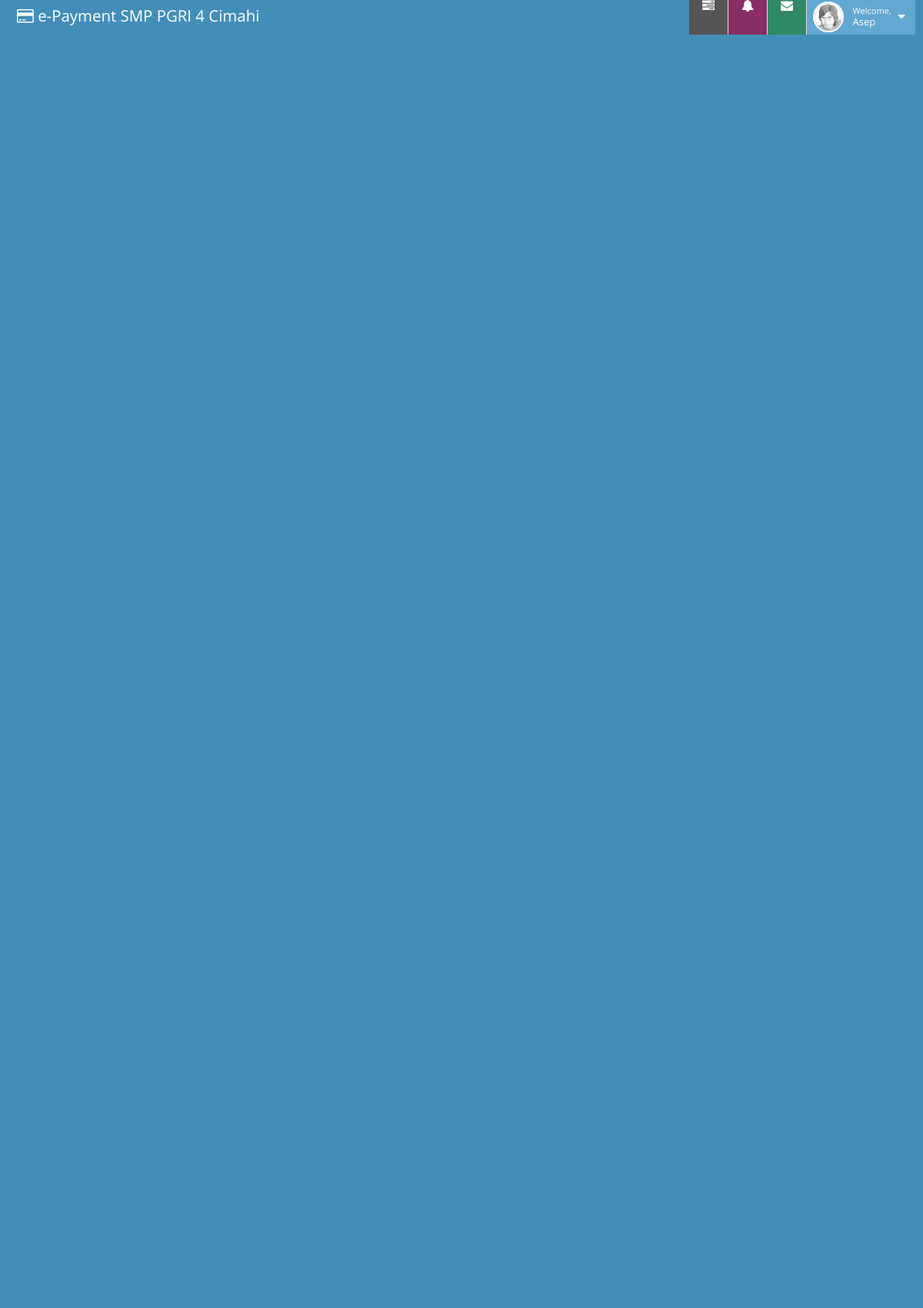
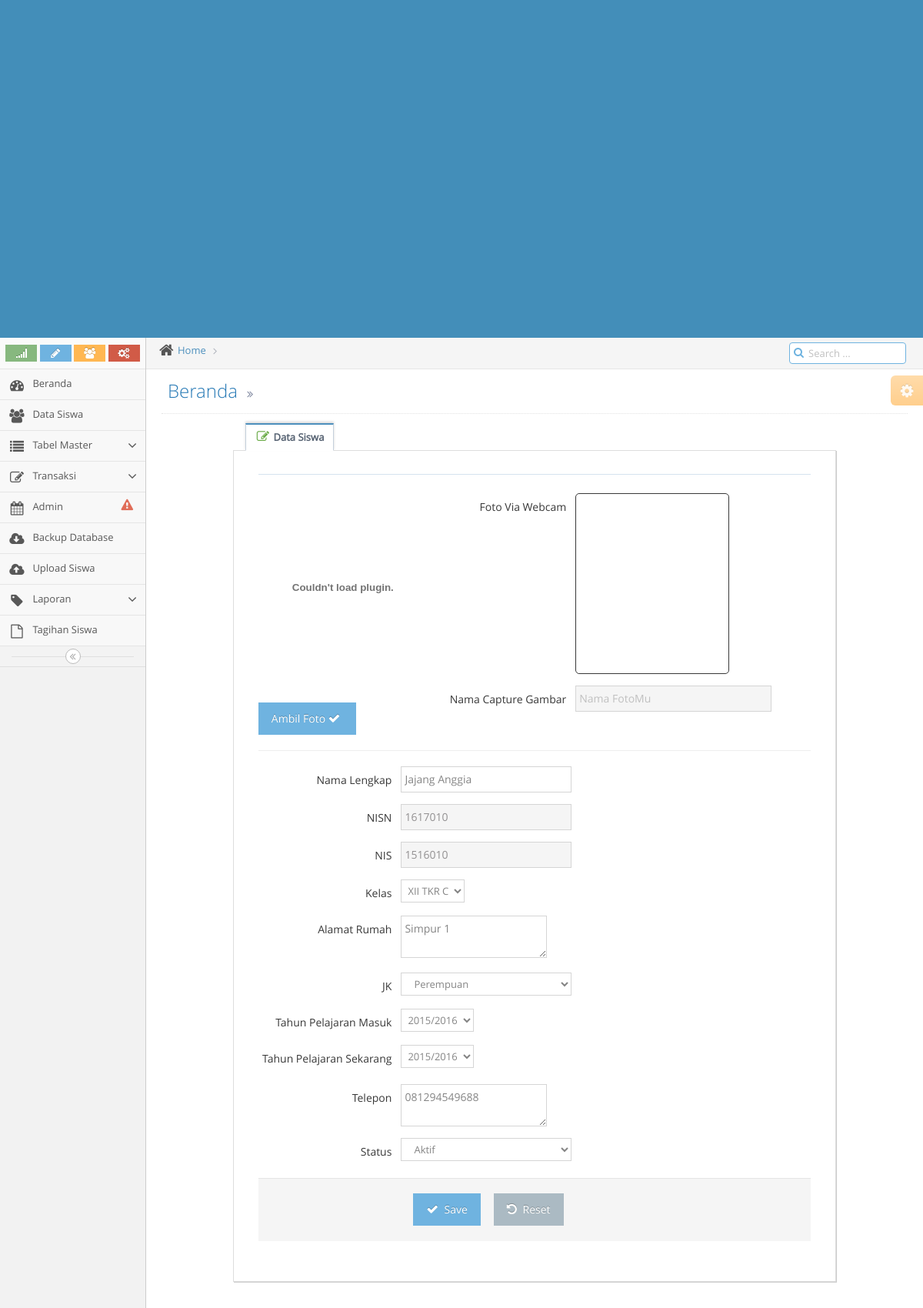
Page /?page=edit_siswa&nis=1516010&act=edit (upper part) on the committed database (2 pictures, top to bottom).
### tables this page shows
CREATE TABLE `siswa` (
  `nis` char(10) NOT NULL,
  `nisn` char(10) NOT NULL,
  `nama` varchar(50) NOT NULL,
  `jk` enum('L','P') NOT NULL,
  `kelas` int(11) NOT NULL,
  `alamat` varchar(50) NOT NULL,
  `th_ajaran_masuk` char(15) NOT NULL,
  `th_ajaran` char(15) NOT NULL,
  `telepon` char(15) NOT NULL,
  `foto` text NOT NULL,
  `status` varchar(10) NOT NULL
);

### fungsi/model.php (called while the page is built, shortened)
<?php
class CRUD {
public $mysqli;
	public function __construct(){
		$this->mysqli = new mysqli(HOST,USER,PASS,DB);
	}
		public function select($table, $where = null, $order = null){
			$sql = "SELECT * FROM $table";
			if($where != null){
				$sql .= " WHERE $where";
			}
			$select = $this->mysqli->query("$sql") or die($this->mysqli->error);
			return $select;
		}
}
$exe= new CRUD();

### modul/modul_siswa/edit_siswa.php (the view, shortened to what this page needs)
<?php
$nis = $_GET['nis'];
if($_GET['act'] == "hapus"){
$data = $exe->delete('siswa', "nis = '$nis'");
$data->execute();
?>
	<script>
	window.location='?page=view_siswa';
	</script>
<?php
} else {
$data = $exe->select('siswa',"nis='$nis'");
foreach($data as $row){
?>
<div class="col-sm-offset-1 col-sm-10">
<FORM class="form-horizontal" action="?page=update_siswa" method="POST">
	<div class="tabbable">
		<ul class="nav nav-tabs padding-16">
			<li class="active">
				<a data-toggle="tab" href="#edit-basic" aria-expanded="true">
					<i class="green ace-icon fa fa-pencil-square-o bigger-125"></i>
					<B>Data Siswa</B>
				</a>
			</li>
		</ul>
		<div class="tab-content profile-edit-tab-content">
			<div id="edit-basic" class="tab-pane active">
				<h4 class="header blue bolder smaller"></h4>
				<div class="row">
					<div class="col-xs-12 col-sm-4">
							<div id="camera_wrapper">
							<div id="camera"></div>
							<br />
							<a id="capture_btn" action="javascript:void(0);" class="btn btn-info">Ambil Foto
									<i class="ace-icon fa fa-check bigger-110"></i>
							</a>
							</div>
					</div>
					<div class="col-xs-12 col-sm-8">
						<div class="space-4"></div>
								<div class="form-group">
							<label class="col-sm-4 control-label no-padding-right" for="form-field-first">Foto Via Webcam</label>
							<div class="col-sm-8">
								<div id="show_saved_img" style="width:200px; height:235px; border:1px solid; border-radius:5px;"></div>
							</div>
						</div>
<div class="form-group">
							<label class="col-sm-4 control-label no-padding-right" for="form-field-first">Nama Capture Gambar</label>
							<div class="col-sm-8">
											<input class="col-xs-12 col-sm-10" readonly="" type="text" id="saved_img" name="saved_img" placeholder="Nama FotoMu" />
							</div>
						</div>
					</div>
				</div>
<hr>
				<div class="form-group">
							<label class="col-sm-3 control-label no-padding-right" for="form-field-first">Nama Lengkap</label>
							<div class="col-sm-9">
								<input value="<?php echo $row['nama']; ?>" class="col-xs-6 col-sm-5" type="text" id="form-field-username" name="Nama" placeholder="Nama Lengkap" required >
							</div>
						</div>
				<div class="form-group">
							<label class="col-sm-3 control-label no-padding-right" for="form-field-first">NISN</label>
							<div class="col-sm-9">
								<input readonly value="<?php echo $row['nisn']; ?>" class="col-xs-6 col-sm-5" type="text" id="form-field-username" name="NISN" placeholder="NISN" >
							</div>
						</div>
							<div class="form-group">
							<label class="col-sm-3 control-label no-padding-right" for="form-field-first">NIS</label>
							<div class="col-sm-9">
								<input readonly value="<?php echo $row['nis']; ?>" class="col-xs-6 col-sm-5" type="text" id="form-field-username" name="NIS" placeholder="NISN" >
							</div>
						</div>
					<div class="form-group">
							<label class="col-sm-3 control-label no-padding-right" for="form-field-first">Kelas</label>
							<div class="col-sm-9">
							<select name="Kelas">
								<?php
									$query_kelas = $exe->select('kelas');
									foreach($query_kelas as $data_kelas) {
										if($data_kelas['id'] == $row['kelas']){
											$selected = 'selected';
										}else{
											$selected = '';
										}
										echo "<option $selected value='$data_kelas[id]'>$data_kelas[nama]</option>";
									}
								?>
								</select>
							</div>
						</div>
					<div class="form-group">
						<label class="col-sm-3 control-label no-padding-right" for="form-field-comment">Alamat Rumah</label>
						<div class="col-sm-9">
							<textarea id="form-field-comment" name="AlamatRumah"><?php echo $row['alamat']; ?></textarea>
						</div>
					</div>
					<div class="space-4"></div>
					<div class="form-group">
								<label class="col-sm-3 control-label no-padding-right" for="form-field-first">JK</label>
								<div class="col-sm-9">
						<select class="col-xs-6 col-sm-5" id="form-field-select-1" name="JK">
						<option <?php echo $row['jk'] == 'P' ? 'selected' : ''; ?> value="P">Perempuan</option>
					</select>
								</div>
							</div>
						<div class="form-group">
						<label class="col-sm-3 control-label no-padding-right" for="form-field-first">Tahun Pelajaran Masuk</label>
						<div class="col-sm-9">
						<select name="ThAjaranMasuk">
									<?php
										$query_th_ajaran = $exe->select('th_ajaran');
										foreach($query_th_ajaran as $data_th_ajaran) {
											$selected = $data_th_ajaran['id_tahun'] == $row['th_ajaran_masuk'] ? 'selected' : '';
											echo "<option $selected value='$data_th_ajaran[id_tahun]'>$data_th_ajaran[th_ajaran]</option>";
										}
									?>
									</select>
								</div>
							</div>
									<div class="form-group">
						<label class="col-sm-3 control-label no-padding-right" for="form-field-first">Tahun Pelajaran Sekarang</label>
						<div class="col-sm-9">
						<select name="ThAjaranSekarang">
									<?php
										$query_th_ajaran = $exe->select('th_ajaran');
										foreach($query_th_ajaran as $data_th_ajaran) {
											$selected = $data_th_ajaran['id_tahun'] == $row['th_ajaran_masuk'] ? 'selected' : '';
											echo "<option $selected value='$data_th_ajaran[id_tahun]'>$data_th_ajaran[th_ajaran]</option>";
										}
									?>
									</select>
								</div>
							</div>
					<div class="space-4"></div>
					<div class="form-group">
						<label class="col-sm-3 control-label no-padding-right" for="form-field-comment">Telepon</label>
						<div class="col-sm-9">
							<textarea id="form-field-comment" name="HP"><?php echo $row['telepon']; ?></textarea>
						</div>
					</div>
<div class="form-group">
						<label class="col-sm-3 control-label no-padding-right" for="form-field-first">Status</label>
						<div class="col-sm-9">
						<select class="col-xs-6 col-sm-5" id="form-field-select-1" name="Status">
						<option <?php echo $row['status'] == 'aktif' ? 'selected' : ''; ?> value="aktif">Aktif</option>
					</select>
								</div>
							</div>
		<div class="clearfix form-actions">
			<div class="col-md-offset-3 col-md-9">
				<button class="btn btn-info"  type="submit" name="update_siswa">
					<i class="ace-icon fa fa-check bigger-110"></i>
					Save
				</button>
				<button class="btn" type="reset" name="reset">
					<i class="ace-icon fa fa-undo bigger-110"></i>
					Reset
				</button>
			</div>
		</div>
	</FORM>
</div>
<?php
}
}

### rows in the picture
siswa: Nama "Jajang Anggia", NISN "1617010", NIS "1516010", AlamatRumah "Simpur 1", JK "Perempuan", HP "081294549688", Status "Aktif"

### other values in the picture
form field Kelas "XII TKR C"
form field ThAjaranMasuk "2015/2016"
form field ThAjaranSekarang "2015/2016"
